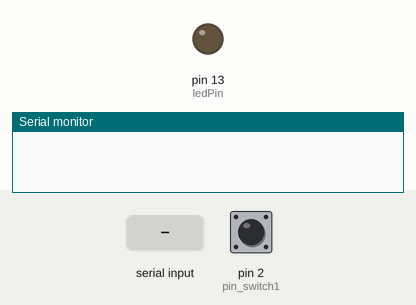
The sketch below on a simulated Arduino Uno, built with avr-gcc and run on an emulated ATmega328P. Parts: output pins drawn as LEDs (lit = HIGH), the last lines printed to the serial monitor. The inputs (shaded band) are chosen by the test bench; at power-on: pin 2 (pin_switch1) HIGH.

Above: at 1.2 s.
1.3 s: pin 2 (pin_switch1) pulled LOW for 0.15 s
At 2.0 s:
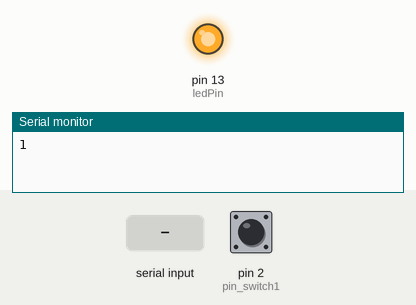
2.9 s: "0" received over Serial
At 4.1 s:
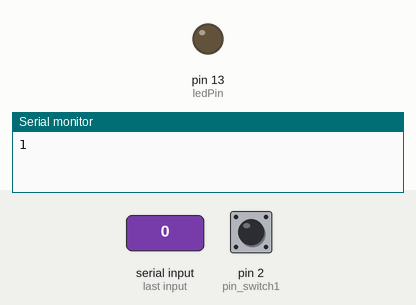
4.4 s: "1" received over Serial
At 5.1 s:
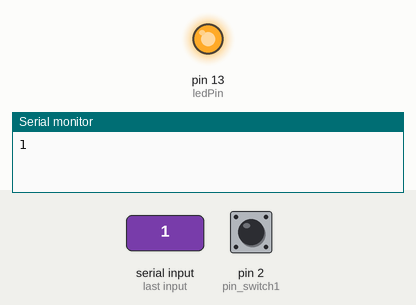
Timing chart, 0 to 7.4 s (numbered marks = the images above; inputs shaded):
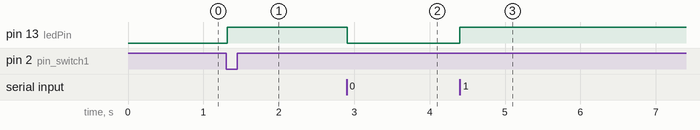

The sketch:

sketch_9-5.ino
```cpp
/*int pin_LED1 = 13;
int pin_LED2 = 12;
int received_data = 5;

void setup() {
  Serial.begin(9600);
  Serial.print("Sketch: "); Serial.println(__FILE__);
  Serial.print("Uploaded: "); Serial.println(__DATE__);
  Serial.println("START!!");

  pinMode(pin_LED1, OUTPUT);
  pinMode(pin_LED2, OUTPUT);
}

void loop() {
  if (Serial.available()) {
    received_data = Serial.read();

    if (received_data == 0) {
      digitalWrite(pin_LED1, LOW);
      Serial.println("Received Data 0");
    }

    if (received_data == 1) {
      digitalWrite(pin_LED1, HIGH);
      Serial.println("Received Data 1");
    }

    if (received_data == 2) {
      digitalWrite(pin_LED2, LOW);
      Serial.println("Received Data 2");
    }

    if (received_data == 3) {
      digitalWrite(pin_LED2, HIGH);
      Serial.println("Received Data 3");
    }
  }
}
*/
const int pin_switch1 = 2;
const int ledPin = 13;

bool lastButtonState = HIGH;
bool currentButtonState = HIGH;

// UART command state
char lastCmd = 0;

void setup() {
  pinMode(pin_switch1, INPUT_PULLUP);  // 안정적인 입력
  pinMode(ledPin, OUTPUT);

  Serial.begin(9600);
}

void loop() {
  // -------- BUTTON DEBOUNCE --------
  bool r1 = digitalRead(pin_switch1);
  delay(10);
  bool r2 = digitalRead(pin_switch1);

  if (r1 == r2 && r1 != lastButtonState) {
    lastButtonState = r1;

    // 버튼 눌림 (LOW)
    if (r1 == LOW) {
      Serial.write('1');   // send command
      digitalWrite(ledPin, HIGH);
    }
  }

  // -------- UART RECEIVE --------
  if (Serial.available()) {
    char cmd = Serial.read();

    // validate command
    if ((cmd == '0' || cmd == '1') && cmd != lastCmd) {
      lastCmd = cmd;

      if (cmd == '1') {
        digitalWrite(ledPin, HIGH);
      } else {
        digitalWrite(ledPin, LOW);
      }
    }
  }
}
```

Measured:
- after the input at 1.3 s, pin 13 (ledPin): LOW → HIGH at once
- after the input at 2.9 s, pin 13 (ledPin): HIGH → LOW at once
- after the input at 4.4 s, pin 13 (ledPin): LOW → HIGH at once
